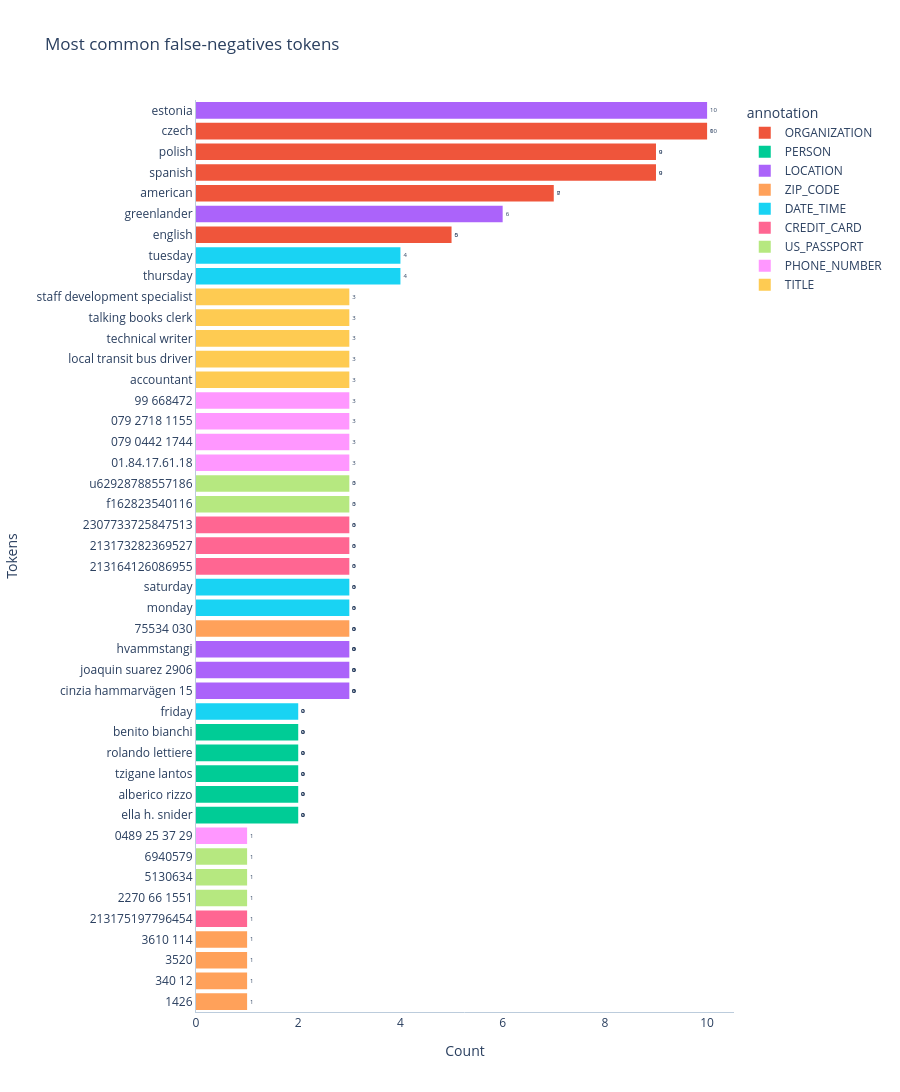
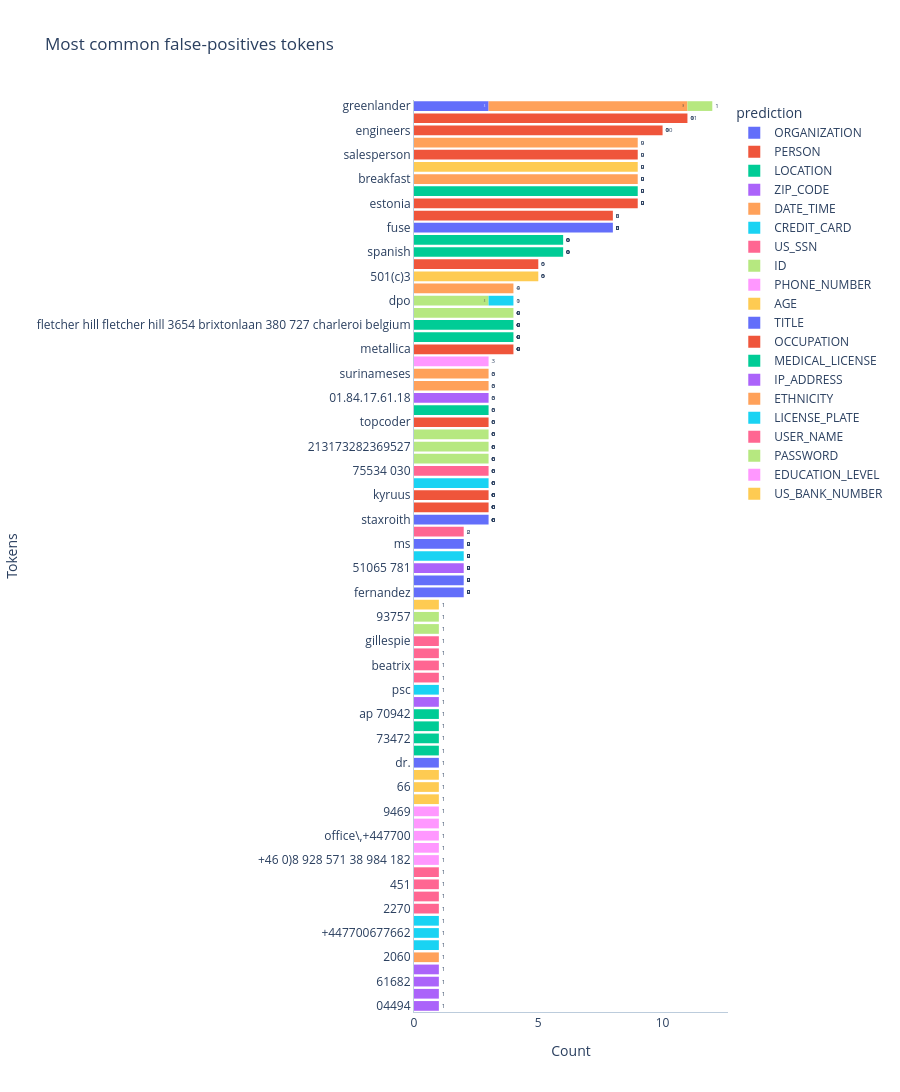

Notebook source saved alongside these figures, in order:
### Code cell
plotter.plot_most_common_tokens(output_folder=output_folder)

### Figure 1 — Plotly figure (JSON) as saved in the notebook; plotly's stock layout.template omitted (floating-point values rounded to 4 significant figures)
{"data": [{"bingroup": "y", "cliponaxis": true, "histfunc": "sum", "hovertemplate": "annotation=ORGANIZATION<br>sum of 0=%{x}<br>token=%{y}<extra></extra>", "legendgroup": "ORGANIZATION", "marker": {"color": "#EF553B", "pattern": {"shape": ""}}, "name": "ORGANIZATION", "orientation": "h", "showlegend": true, "textangle": 0, "textfont": {"size": 6}, "textposition": "outside", "texttemplate": "%{value}", "type": "histogram", "x": [10, 9, 9, 7, 5], "xaxis": "x", "y": ["czech", "spanish", "polish", "american", "english"], "yaxis": "y"}, {"bingroup": "y", "cliponaxis": true, "histfunc": "sum", "hovertemplate": "annotation=PERSON<br>sum of 0=%{x}<br>token=%{y}<extra></extra>", "legendgroup": "PERSON", "marker": {"color": "#00cc96", "pattern": {"shape": ""}}, "name": "PERSON", "orientation": "h", "showlegend": true, "textangle": 0, "textfont": {"size": 6}, "textposition": "outside", "texttemplate": "%{value}", "type": "histogram", "x": [2, 2, 2, 2, 2], "xaxis": "x", "y": ["ella h. snider", "alberico rizzo", "tzigane lantos", "rolando lettiere", "benito bianchi"], "yaxis": "y"}, {"bingroup": "y", "cliponaxis": true, "histfunc": "sum", "hovertemplate": "annotation=LOCATION<br>sum of 0=%{x}<br>token=%{y}<extra></extra>", "legendgroup": "LOCATION", "marker": {"color": "#ab63fa", "pattern": {"shape": ""}}, "name": "LOCATION", "orientation": "h", "showlegend": true, "textangle": 0, "textfont": {"size": 6}, "textposition": "outside", "texttemplate": "%{value}", "type": "histogram", "x": [10, 6, 3, 3, 3], "xaxis": "x", "y": ["estonia", "greenlander", "cinzia hammarvägen 15", "joaquin suarez 2906", "hvammstangi"], "yaxis": "y"}, {"bingroup": "y", "cliponaxis": true, "histfunc": "sum", "hovertemplate": "annotation=ZIP_CODE<br>sum of 0=%{x}<br>token=%{y}<extra></extra>", "legendgroup": "ZIP_CODE", "marker": {"color": "#FFA15A", "pattern": {"shape": ""}}, "name": "ZIP_CODE", "orientation": "h", "showlegend": true, "textangle": 0, "textfont": {"size": 6}, "textposition": "outside", "texttemplate": "%{value}", "type": "histogram", "x": [3, 1, 1, 1, 1], "xaxis": "x", "y": ["75534 030", "1426", "340 12", "3520", "3610 114"], "yaxis": "y"}, {"bingroup": "y", "cliponaxis": true, "histfunc": "sum", "hovertemplate": "annotation=DATE_TIME<br>sum of 0=%{x}<br>token=%{y}<extra></extra>", "legendgroup": "DATE_TIME", "marker": {"color": "#19d3f3", "pattern": {"shape": ""}}, "name": "DATE_TIME", "orientation": "h", "showlegend": true, "textangle": 0, "textfont": {"size": 6}, "textposition": "outside", "texttemplate": "%{value}", "type": "histogram", "x": [4, 4, 3, 3, 2], "xaxis": "x", "y": ["thursday", "tuesday", "monday", "saturday", "friday"], "yaxis": "y"}, {"bingroup": "y", "cliponaxis": true, "histfunc": "sum", "hovertemplate": "annotation=CREDIT_CARD<br>sum of 0=%{x}<br>token=%{y}<extra></extra>", "legendgroup": "CREDIT_CARD", "marker": {"color": "#FF6692", "pattern": {"shape": ""}}, "name": "CREDIT_CARD", "orientation": "h", "showlegend": true, "textangle": 0, "textfont": {"size": 6}, "textposition": "outside", "texttemplate": "%{value}", "type": "histogram", "x": [3, 3, 3, 1], "xaxis": "x", "y": ["213164126086955", "213173282369527", "2307733725847513", "213175197796454"], "yaxis": "y"}, {"bingroup": "y", "cliponaxis": true, "histfunc": "sum", "hovertemplate": "annotation=US_PASSPORT<br>sum of 0=%{x}<br>token=%{y}<extra></extra>", "legendgroup": "US_PASSPORT", "marker": {"color": "#B6E880", "pattern": {"shape": ""}}, "name": "US_PASSPORT", "orientation": "h", "showlegend": true, "textangle": 0, "textfont": {"size": 6}, "textposition": "outside", "texttemplate": "%{value}", "type": "histogram", "x": [3, 3, 1, 1, 1], "xaxis": "x", "y": ["f162823540116", "u62928788557186", "2270 66 1551", "5130634", "6940579"], "yaxis": "y"}, {"bingroup": "y", "cliponaxis": true, "histfunc": "sum", "hovertemplate": "annotation=PHONE_NUMBER<br>sum of 0=%{x}<br>token=%{y}<extra></extra>", "legendgroup": "PHONE_NUMBER", "marker": {"color": "#FF97FF", "pattern": {"shape": ""}}, "name": "PHONE_NUMBER", "orientation": "h", "showlegend": true, "textangle": 0, "textfont": {"size": 6}, "textposition": "outside", "texttemplate": "%{value}", "type": "histogram", "x": [3, 3, 3, 3, 1], "xaxis": "x", "y": ["01.84.17.61.18", "079 0442 1744", "079 2718 1155", "99 668472", "0489 25 37 29"], "yaxis": "y"}, {"bingroup": "y", "cliponaxis": true, "histfunc": "sum", "hovertemplate": "annotation=TITLE<br>sum of 0=%{x}<br>token=%{y}<extra></extra>", "legendgroup": "TITLE", "marker": {"color": "#FECB52", "pattern": {"shape": ""}}, "name": "TITLE", "orientation": "h", "showlegend": true, "textangle": 0, "textfont": {"size": 6}, "textposition": "outside", "texttemplate": "%{value}", "type": "histogram", "x": [3, 3, 3, 3, 3], "xaxis": "x", "y": ["accountant", "local transit bus driver", "technical writer", "talking books clerk", "staff development specialist"], "yaxis": "y"}], "layout": {"barmode": "relative", "height": 3660, "legend": {"title": {"text": "annotation"}, "tracegroupgap": 0}, "plot_bgcolor": "#FFF", "title": {"text": "Most common false-negatives tokens"}, "xaxis": {"anchor": "y", "domain": [0, 1], "linecolor": "#BCCCDC", "showgrid": false, "title": {"text": "Count"}}, "yaxis": {"anchor": "x", "categoryorder": "total ascending", "domain": [0, 1], "linecolor": "#BCCCDC", "showgrid": false, "title": {"text": "Tokens"}}}}

### Figure 2 — Plotly figure (JSON) as saved in the notebook; plotly's stock layout.template omitted (floating-point values rounded to 4 significant figures)
{"data": [{"bingroup": "y", "cliponaxis": true, "histfunc": "sum", "hovertemplate": "prediction=ORGANIZATION<br>sum of 0=%{x}<br>token=%{y}<extra></extra>", "legendgroup": "ORGANIZATION", "marker": {"color": "#636efa", "pattern": {"shape": ""}}, "name": "ORGANIZATION", "orientation": "h", "showlegend": true, "textangle": 0, "textfont": {"size": 6}, "textposition": "outside", "texttemplate": "%{value}", "type": "histogram", "x": [8, 3, 3, 2, 2], "xaxis": "x", "y": ["fuse", "staxroith", "greenlander", "fernandez", "nera economic consulting"], "yaxis": "y"}, {"bingroup": "y", "cliponaxis": true, "histfunc": "sum", "hovertemplate": "prediction=PERSON<br>sum of 0=%{x}<br>token=%{y}<extra></extra>", "legendgroup": "PERSON", "marker": {"color": "#EF553B", "pattern": {"shape": ""}}, "name": "PERSON", "orientation": "h", "showlegend": true, "textangle": 0, "textfont": {"size": 6}, "textposition": "outside", "texttemplate": "%{value}", "type": "histogram", "x": [11, 9, 4, 3, 3], "xaxis": "x", "y": ["royal", "estonia", "metallica", "evidera", "kyruus"], "yaxis": "y"}, {"bingroup": "y", "cliponaxis": true, "histfunc": "sum", "hovertemplate": "prediction=LOCATION<br>sum of 0=%{x}<br>token=%{y}<extra></extra>", "legendgroup": "LOCATION", "marker": {"color": "#00cc96", "pattern": {"shape": ""}}, "name": "LOCATION", "orientation": "h", "showlegend": true, "textangle": 0, "textfont": {"size": 6}, "textposition": "outside", "texttemplate": "%{value}", "type": "histogram", "x": [9, 6, 6, 4, 4], "xaxis": "x", "y": ["czech", "spanish", "english", "american", "fletcher hill fletcher hill 3654 brixtonlaan 380 727 charleroi belgium"], "yaxis": "y"}, {"bingroup": "y", "cliponaxis": true, "histfunc": "sum", "hovertemplate": "prediction=ZIP_CODE<br>sum of 0=%{x}<br>token=%{y}<extra></extra>", "legendgroup": "ZIP_CODE", "marker": {"color": "#ab63fa", "pattern": {"shape": ""}}, "name": "ZIP_CODE", "orientation": "h", "showlegend": true, "textangle": 0, "textfont": {"size": 6}, "textposition": "outside", "texttemplate": "%{value}", "type": "histogram", "x": [2, 1, 1, 1, 1], "xaxis": "x", "y": ["51065 781", "\n  04494", "65260", "61682", "61709"], "yaxis": "y"}, {"bingroup": "y", "cliponaxis": true, "histfunc": "sum", "hovertemplate": "prediction=DATE_TIME<br>sum of 0=%{x}<br>token=%{y}<extra></extra>", "legendgroup": "DATE_TIME", "marker": {"color": "#FFA15A", "pattern": {"shape": ""}}, "name": "DATE_TIME", "orientation": "h", "showlegend": true, "textangle": 0, "textfont": {"size": 6}, "textposition": "outside", "texttemplate": "%{value}", "type": "histogram", "x": [9, 1], "xaxis": "x", "y": ["breakfast", "2060"], "yaxis": "y"}, {"bingroup": "y", "cliponaxis": true, "histfunc": "sum", "hovertemplate": "prediction=CREDIT_CARD<br>sum of 0=%{x}<br>token=%{y}<extra></extra>", "legendgroup": "CREDIT_CARD", "marker": {"color": "#19d3f3", "pattern": {"shape": ""}}, "name": "CREDIT_CARD", "orientation": "h", "showlegend": true, "textangle": 0, "textfont": {"size": 6}, "textposition": "outside", "texttemplate": "%{value}", "type": "histogram", "x": [3, 2, 1, 1, 1], "xaxis": "x", "y": ["079 0442 1744", "079 2718 1155", "+447700 921 916", "+447700677662", "024 971"], "yaxis": "y"}, {"bingroup": "y", "cliponaxis": true, "histfunc": "sum", "hovertemplate": "prediction=US_SSN<br>sum of 0=%{x}<br>token=%{y}<extra></extra>", "legendgroup": "US_SSN", "marker": {"color": "#FF6692", "pattern": {"shape": ""}}, "name": "US_SSN", "orientation": "h", "showlegend": true, "textangle": 0, "textfont": {"size": 6}, "textposition": "outside", "texttemplate": "%{value}", "type": "histogram", "x": [3, 1, 1, 1, 1], "xaxis": "x", "y": ["75534 030", "2270", "394", "451", "64 66 98"], "yaxis": "y"}, {"bingroup": "y", "cliponaxis": true, "histfunc": "sum", "hovertemplate": "prediction=ID<br>sum of 0=%{x}<br>token=%{y}<extra></extra>", "legendgroup": "ID", "marker": {"color": "#B6E880", "pattern": {"shape": ""}}, "name": "ID", "orientation": "h", "showlegend": true, "textangle": 0, "textfont": {"size": 6}, "textposition": "outside", "texttemplate": "%{value}", "type": "histogram", "x": [4, 3, 3, 3, 3], "xaxis": "x", "y": ["baroque", "213164126086955", "213173282369527", "2307733725847513", "dpo"], "yaxis": "y"}, {"bingroup": "y", "cliponaxis": true, "histfunc": "sum", "hovertemplate": "prediction=PHONE_NUMBER<br>sum of 0=%{x}<br>token=%{y}<extra></extra>", "legendgroup": "PHONE_NUMBER", "marker": {"color": "#FF97FF", "pattern": {"shape": ""}}, "name": "PHONE_NUMBER", "orientation": "h", "showlegend": true, "textangle": 0, "textfont": {"size": 6}, "textposition": "outside", "texttemplate": "%{value}", "type": "histogram", "x": [1, 1, 1, 1, 1], "xaxis": "x", "y": ["+46 0)8 928 571 38 984 182", "0)38 549 02 90", "office\\,+447700", "99", "9469"], "yaxis": "y"}, {"bingroup": "y", "cliponaxis": true, "histfunc": "sum", "hovertemplate": "prediction=AGE<br>sum of 0=%{x}<br>token=%{y}<extra></extra>", "legendgroup": "AGE", "marker": {"color": "#FECB52", "pattern": {"shape": ""}}, "name": "AGE", "orientation": "h", "showlegend": true, "textangle": 0, "textfont": {"size": 6}, "textposition": "outside", "texttemplate": "%{value}", "type": "histogram", "x": [9, 5, 1, 1, 1], "xaxis": "x", "y": ["8 16", "501(c)3", "50 30", "66", "80"], "yaxis": "y"}, {"bingroup": "y", "cliponaxis": true, "histfunc": "sum", "hovertemplate": "prediction=TITLE<br>sum of 0=%{x}<br>token=%{y}<extra></extra>", "legendgroup": "TITLE", "marker": {"color": "#636efa", "pattern": {"shape": ""}}, "name": "TITLE", "orientation": "h", "showlegend": true, "textangle": 0, "textfont": {"size": 6}, "textposition": "outside", "texttemplate": "%{value}", "type": "histogram", "x": [2, 1], "xaxis": "x", "y": ["ms", "dr."], "yaxis": "y"}, {"bingroup": "y", "cliponaxis": true, "histfunc": "sum", "hovertemplate": "prediction=OCCUPATION<br>sum of 0=%{x}<br>token=%{y}<extra></extra>", "legendgroup": "OCCUPATION", "marker": {"color": "#EF553B", "pattern": {"shape": ""}}, "name": "OCCUPATION", "orientation": "h", "showlegend": true, "textangle": 0, "textfont": {"size": 6}, "textposition": "outside", "texttemplate": "%{value}", "type": "histogram", "x": [10, 9, 8, 5, 3], "xaxis": "x", "y": ["engineers", "salesperson", "zombie", "executives", "topcoder"], "yaxis": "y"}, {"bingroup": "y", "cliponaxis": true, "histfunc": "sum", "hovertemplate": "prediction=MEDICAL_LICENSE<br>sum of 0=%{x}<br>token=%{y}<extra></extra>", "legendgroup": "MEDICAL_LICENSE", "marker": {"color": "#00cc96", "pattern": {"shape": ""}}, "name": "MEDICAL_LICENSE", "orientation": "h", "showlegend": true, "textangle": 0, "textfont": {"size": 6}, "textposition": "outside", "texttemplate": "%{value}", "type": "histogram", "x": [3, 1, 1, 1, 1], "xaxis": "x", "y": ["ae", "01708", "73472", "91410", "ap 70942"], "yaxis": "y"}, {"bingroup": "y", "cliponaxis": true, "histfunc": "sum", "hovertemplate": "prediction=IP_ADDRESS<br>sum of 0=%{x}<br>token=%{y}<extra></extra>", "legendgroup": "IP_ADDRESS", "marker": {"color": "#ab63fa", "pattern": {"shape": ""}}, "name": "IP_ADDRESS", "orientation": "h", "showlegend": true, "textangle": 0, "textfont": {"size": 6}, "textposition": "outside", "texttemplate": "%{value}", "type": "histogram", "x": [3, 1], "xaxis": "x", "y": ["01.84.17.61.18", "03.93.92.16.85"], "yaxis": "y"}, {"bingroup": "y", "cliponaxis": true, "histfunc": "sum", "hovertemplate": "prediction=ETHNICITY<br>sum of 0=%{x}<br>token=%{y}<extra></extra>", "legendgroup": "ETHNICITY", "marker": {"color": "#FFA15A", "pattern": {"shape": ""}}, "name": "ETHNICITY", "orientation": "h", "showlegend": true, "textangle": 0, "textfont": {"size": 6}, "textposition": "outside", "texttemplate": "%{value}", "type": "histogram", "x": [9, 8, 4, 3, 3], "xaxis": "x", "y": ["polish", "greenlander", "hungarian", "bruneian", "surinameses"], "yaxis": "y"}, {"bingroup": "y", "cliponaxis": true, "histfunc": "sum", "hovertemplate": "prediction=LICENSE_PLATE<br>sum of 0=%{x}<br>token=%{y}<extra></extra>", "legendgroup": "LICENSE_PLATE", "marker": {"color": "#19d3f3", "pattern": {"shape": ""}}, "name": "LICENSE_PLATE", "orientation": "h", "showlegend": true, "textangle": 0, "textfont": {"size": 6}, "textposition": "outside", "texttemplate": "%{value}", "type": "histogram", "x": [1, 1], "xaxis": "x", "y": ["dpo", "psc"], "yaxis": "y"}, {"bingroup": "y", "cliponaxis": true, "histfunc": "sum", "hovertemplate": "prediction=USER_NAME<br>sum of 0=%{x}<br>token=%{y}<extra></extra>", "legendgroup": "USER_NAME", "marker": {"color": "#FF6692", "pattern": {"shape": ""}}, "name": "USER_NAME", "orientation": "h", "showlegend": true, "textangle": 0, "textfont": {"size": 6}, "textposition": "outside", "texttemplate": "%{value}", "type": "histogram", "x": [2, 1, 1, 1, 1], "xaxis": "x", "y": ["lombardo garcia smith", "aslakhanov", "beatrix", "eve", "gillespie"], "yaxis": "y"}, {"bingroup": "y", "cliponaxis": true, "histfunc": "sum", "hovertemplate": "prediction=PASSWORD<br>sum of 0=%{x}<br>token=%{y}<extra></extra>", "legendgroup": "PASSWORD", "marker": {"color": "#B6E880", "pattern": {"shape": ""}}, "name": "PASSWORD", "orientation": "h", "showlegend": true, "textangle": 0, "textfont": {"size": 6}, "textposition": "outside", "texttemplate": "%{value}", "type": "histogram", "x": [1, 1, 1], "xaxis": "x", "y": ["90744", "93757", "greenlander"], "yaxis": "y"}, {"bingroup": "y", "cliponaxis": true, "histfunc": "sum", "hovertemplate": "prediction=EDUCATION_LEVEL<br>sum of 0=%{x}<br>token=%{y}<extra></extra>", "legendgroup": "EDUCATION_LEVEL", "marker": {"color": "#FF97FF", "pattern": {"shape": ""}}, "name": "EDUCATION_LEVEL", "orientation": "h", "showlegend": true, "textangle": 0, "textfont": {"size": 6}, "textposition": "outside", "texttemplate": "%{value}", "type": "histogram", "x": [3], "xaxis": "x", "y": ["journalism"], "yaxis": "y"}, {"bingroup": "y", "cliponaxis": true, "histfunc": "sum", "hovertemplate": "prediction=US_BANK_NUMBER<br>sum of 0=%{x}<br>token=%{y}<extra></extra>", "legendgroup": "US_BANK_NUMBER", "marker": {"color": "#FECB52", "pattern": {"shape": ""}}, "name": "US_BANK_NUMBER", "orientation": "h", "showlegend": true, "textangle": 0, "textfont": {"size": 6}, "textposition": "outside", "texttemplate": "%{value}", "type": "histogram", "x": [1], "xaxis": "x", "y": ["0896"], "yaxis": "y"}], "layout": {"barmode": "relative", "height": 2340, "legend": {"title": {"text": "prediction"}, "tracegroupgap": 0}, "plot_bgcolor": "#FFF", "title": {"text": "Most common false-positives tokens"}, "xaxis": {"anchor": "y", "domain": [0, 1], "linecolor": "#BCCCDC", "showgrid": false, "title": {"text": "Count"}}, "yaxis": {"anchor": "x", "categoryorder": "total ascending", "domain": [0, 1], "linecolor": "#BCCCDC", "showgrid": false, "title": {"text": "Tokens"}}}}
